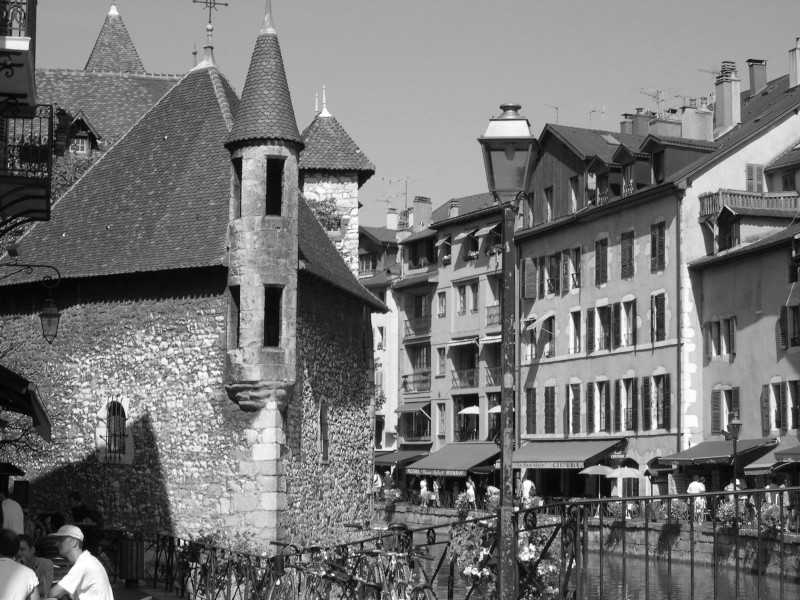
#> input picture 9. Ninth Lab/4.JPG, 800 x 600 px
$ jupyter execute --allow-errors 'Report 9th Denoising.ipynb'
#> lines starting #> are read from the running program, lines starting #| are printed output that depends on the picture
[cell 1]
import cv2
import numpy as np
import pywt
import matplotlib.pyplot as plt

###### Choose a grayscale image with a maximum value (intensity) M - this value is used in the definition of the below PSNR

[cell 2]
img = cv2.imread('4.JPG', cv2.IMREAD_GRAYSCALE)
#> img is the input picture: shape (600, 800); min 0, max 255, mean 116.9
plt.imshow(img, cmap='gray')
plt.title('Original Image')
plt.show()

###### Apply the DWT (multiresolution analysis with the Haar Wavelet) on 1 level

[cell 3]
def apply_dwt(image, wavelet='haar', level=1):
#> called with wavelet = 'haar', level = 1
    coeffs = pywt.wavedec2(image, wavelet, level=level)
#> coeffs = 2 items
    return coeffs

coeffs = apply_dwt(img)
#> coeffs = 2 items
cA, (cH, cV, cD) = coeffs
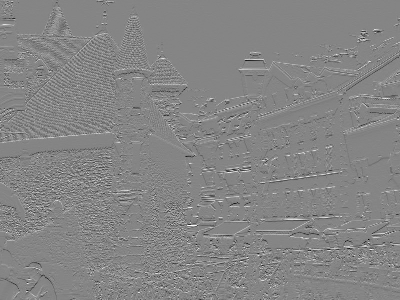
#> cH: shape (300, 400) float64; min -159.5, max 145.5, mean 0.1; drawn with min black and max white
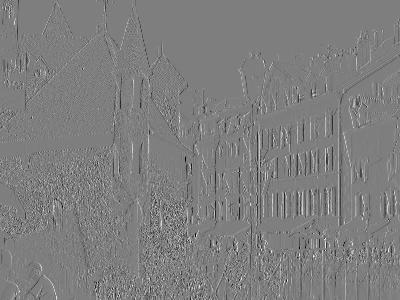
#> cV: shape (300, 400) float64; min -164.5, max 166, mean -0.2; drawn with min black and max white
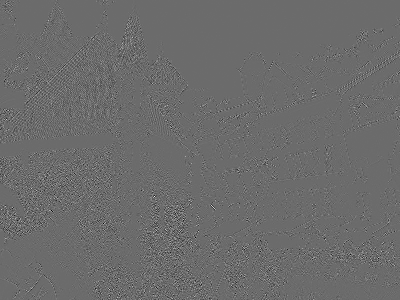
#> cD: shape (300, 400) float64; min -83, max 113, mean 0; drawn with min black and max white
plt.imshow(cA, cmap='gray')
plt.title('Image after DWT')
plt.show()

###### Apply a threshold T

[cell 4]
def apply_threshold(coeffs, threshold):
    cA, (cH, cV, cD) = coeffs
    return (cA * (abs(cA) > threshold),
            (cH * (abs(cH) > threshold),
             cV * (abs(cV) > threshold),
             cD * (abs(cD) > threshold)))

coeffs = apply_dwt(img)
#> (the rest of this cell did not finish here and is left out)

###### Compute the PSNR (reference image = orignal image) of the reconstruction (DWT-1)

[cell 5]
def compute_psnr(original, reconstructed):
    mse = np.mean((original - reconstructed) ** 2)
    if mse == 0:
        return 100
    max_pixel = 255.0
    psnr = 20 * np.log10(max_pixel / np.sqrt(mse))
    return psnr

#> (the rest of this cell did not finish here and is left out)

###### Plot PSNR = fct(T)

[cell 6]
def plot_psnr(psnr_vals, thresholds):
    plt.figure(figsize=(10, 6))
    plt.plot(thresholds, psnr_vals)
    plt.title('PSNR as a function of Threshold')
    plt.xlabel('Threshold')
    plt.ylabel('PSNR')
    plt.grid()
    plt.show()

[cell 7]
def apply_threshold(coeffs, threshold):
    cA, (cH, cV, cD) = coeffs
    return (cA * (abs(cA) > threshold),
            (cH * (abs(cH) > threshold),
             cV * (abs(cV) > threshold),
             cD * (abs(cD) > threshold)))

thresholds = list(range(0, 256, 5))
psnr_vals = []

for t in thresholds:
    thresholded_coeffs = apply_threshold(coeffs, t)
    reconstructed = pywt.idwt2(thresholded_coeffs, 'haar')
    psnr_vals.append(compute_psnr(img, reconstructed))
#> this loop made 52 passes
#> (mse in compute_psnr, psnr in compute_psnr) on passes 1 to 12: (1.52e-27, 316.3), (1.88, 45.39), (8.17, 39.01), (17.79, 35.63), (30.11, 33.34), (44.17, 31.68), (59.33, 30.4), (75.47, 29.35), (91.81, 28.5), (108.3, 27.78), (125.3, 27.15), (142.6, 26.59)
#> after the loop, psnr_vals = 52 values, max 316.3 at index 0, min 12.4 at index 51, mean 27.25

plot_psnr(psnr_vals, thresholds)
#> in plot_psnr, `plt.show()`:
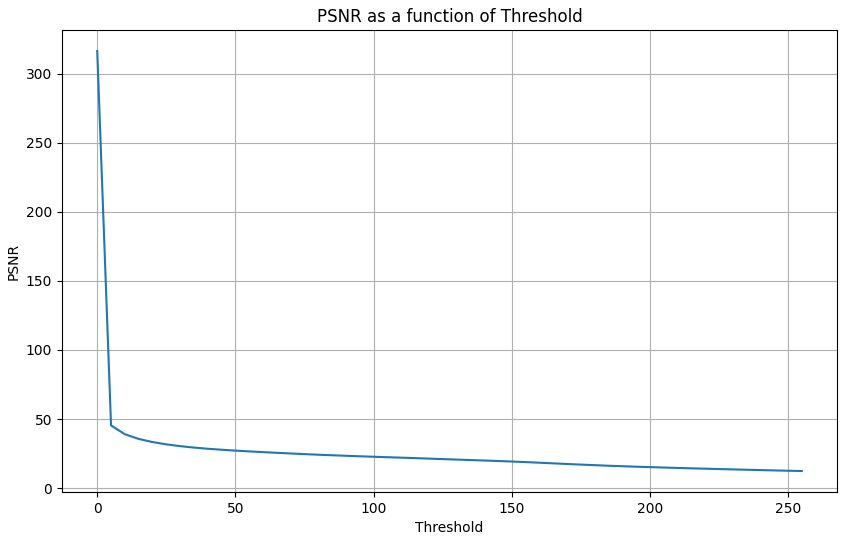
#> figure drawn by matplotlib, 1 panel; curve peaks at x = 0, y = 316.3

###### Repeat the process with the noisy image (add a Gaussian White Noise, noise level-> standard deviation D)

[cell 8]
# Original image
plt.imshow(img, cmap='gray')
plt.title('Original Image')
plt.show()

[cell 9]
noise_std_dev = 10
noisy_img = img + np.random.normal(0, noise_std_dev, img.shape)
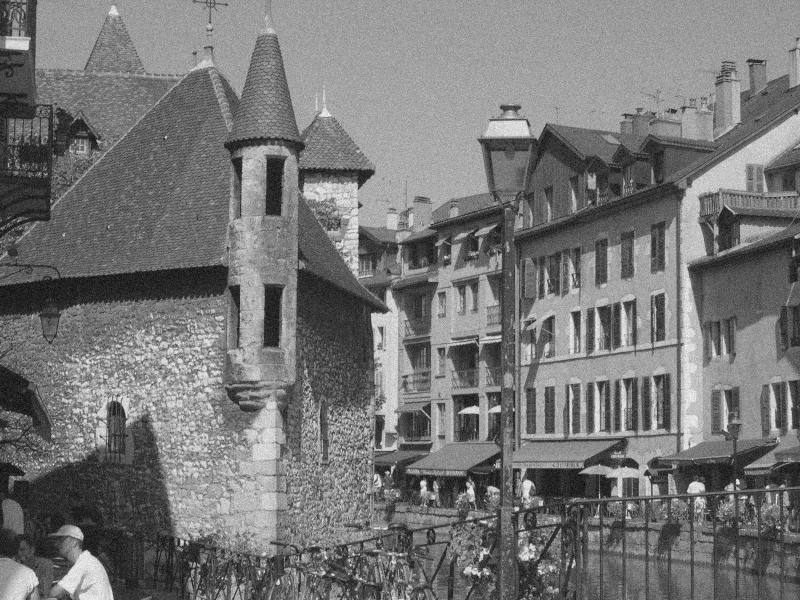
#> noisy_img: shape (600, 800) float64; min -34.3, max 291, mean 117; drawn with min black and max white
psnr_noisy = compute_psnr(img, noisy_img)
#> psnr_noisy = 28.14
plt.imshow(noisy_img, cmap='gray')
plt.title(f'Noisy Image - PSNR: {psnr_noisy:.2f}')
plt.show()

[cell 10]
coeffs = apply_dwt(noisy_img)
cA, (cH, cV, cD) = coeffs
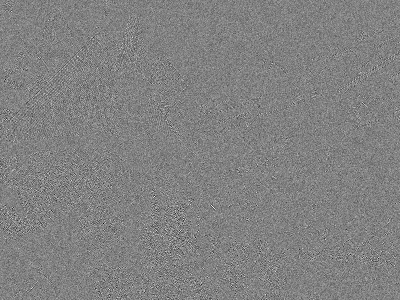
#> cD: shape (300, 400) float64; min -102.4, max 99.05, mean 0; drawn with min black and max white
plt.imshow(cA, cmap='gray')
plt.title('Noisy Image after DWT')
plt.show()

#> (a cell that did not finish here is left out)

[cell 12]
reconstructed = pywt.idwt2(thresholded_coeffs, 'haar')
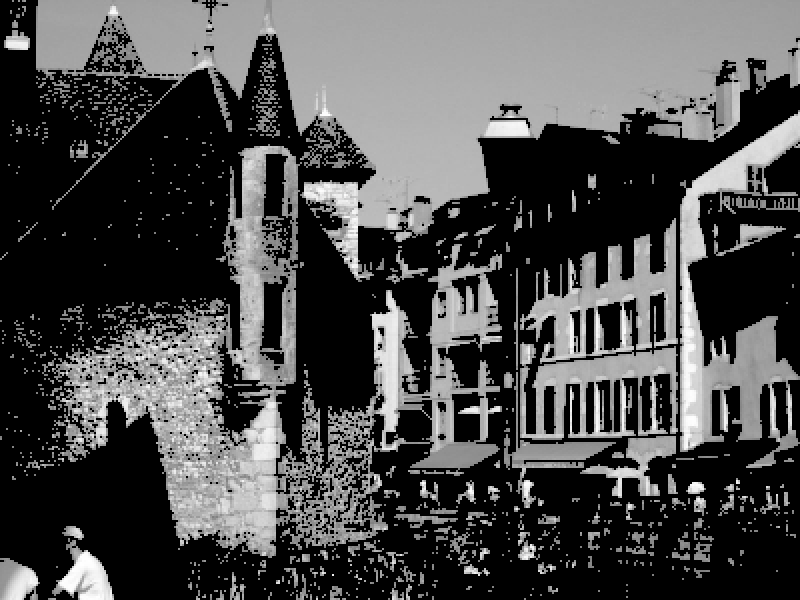
#> reconstructed: shape (600, 800) float64; min 0, max 255, mean 76.7; drawn with min black and max white
psnr_reconstructed = compute_psnr(img, reconstructed)
#> psnr_reconstructed = 12.4
plt.imshow(reconstructed, cmap='gray')
plt.title(f'Reconstructed Noisy Image - PSNR: {psnr_reconstructed:.2f}')
plt.show()

###### Find the optimal threshold To for denoising (PSNR). Note the reference image is the noise-free image

[cell 13]
coeffs = apply_dwt(noisy_img)
psnr_vals = []

for t in thresholds:
    reconstructed = pywt.idwt2(apply_threshold(coeffs, t), 'haar')
    psnr_vals.append(compute_psnr(img, reconstructed))
#> this loop made 52 passes
#> (mse in compute_psnr, psnr in compute_psnr) on passes 1 to 12: (99.81, 28.14), (99.01, 28.17), (94.88, 28.36), (88.99, 28.64), (85.93, 28.79), (88.56, 28.66), (96.46, 28.29), (107.9, 27.8), (121.6, 27.28), (136.7, 26.77), (152.9, 26.29), (170.1, 25.82)
#> after the loop, psnr_vals = 52 values, max 28.79 at index 4, min 12.4 at index 51, mean 20.59

optimal_threshold = thresholds[np.argmax(psnr_vals)]
#> optimal_threshold = 20
print('Optimal Threshold:', optimal_threshold)
#| Optimal Threshold: 20

###### Study the evolution of To in respect of the noise level (D)

[cell 14]
noise_levels = list(range(0, 51, 5))
optimal_thresholds = []

for noise_std_dev in noise_levels:
    noisy_img = img + np.random.normal(0, noise_std_dev, img.shape)
    coeffs = apply_dwt(noisy_img)
    psnr_vals = []

    for t in thresholds:
        reconstructed = pywt.idwt2(apply_threshold(coeffs, t), 'haar')
        psnr_vals.append(compute_psnr(img, reconstructed))

    optimal_threshold = thresholds[np.argmax(psnr_vals)]
    optimal_thresholds.append(optimal_threshold)
#> this loop made 11 passes
#> optimal_threshold on passes 1 to 4: 0, 5, 20, 35
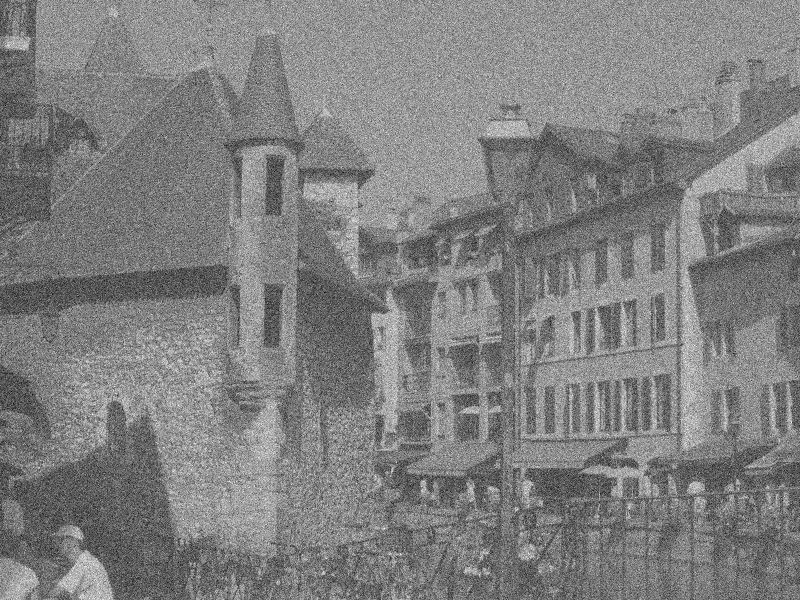
#> noisy_img: shape (600, 800) float64; min -201.9, max 431.6, mean 117; drawn with min black and max white

plt.plot(noise_levels, optimal_thresholds)
plt.xlabel('Noise Level')
plt.ylabel('Optimal Threshold')
plt.show()
#> figure, not shown here; curve peaks at x = 50, y = 120

###### Repeat all the process with two levels (L1 and L2) in the multiresolution analysis. Find the optimal thresholds T1 and T2. What is the relation between these T1 and T2 ?

[cell 15]
def apply_threshold_levels(coeffs, threshold):
    thresholded_coeffs = [coeffs[0] * (abs(coeffs[0]) > threshold)]
    for detail in coeffs[1:]:
        thresholded_coeffs.append(tuple(d * (abs(d) > threshold) for d in detail))
    return thresholded_coeffs

[cell 16]
noise_levels = list(range(0, 51, 5))
optimal_thresholds_L1 = []
optimal_thresholds_L2 = []

for noise_std_dev in noise_levels:
    noisy_img = img + np.random.normal(0, noise_std_dev, img.shape)

    # Level 1
    coeffs_L1 = apply_dwt(noisy_img, level=1)
    psnr_vals_L1 = []
    for t in thresholds:
        reconstructed_L1 = pywt.idwt2(apply_threshold_levels(coeffs_L1, t), 'haar')
        psnr_vals_L1.append(compute_psnr(img, reconstructed_L1))
    optimal_threshold_L1 = thresholds[np.argmax(psnr_vals_L1)]
    optimal_thresholds_L1.append(optimal_threshold_L1)

    # Level 2
    coeffs_L2 = apply_dwt(noisy_img, level=2)
    psnr_vals_L2 = []
    for t in thresholds:
        reconstructed_L2 = pywt.waverec2(apply_threshold_levels(coeffs_L2, t), 'haar')
        psnr_vals_L2.append(compute_psnr(img, reconstructed_L2))
    optimal_threshold_L2 = thresholds[np.argmax(psnr_vals_L2)]
    optimal_thresholds_L2.append(optimal_threshold_L2)
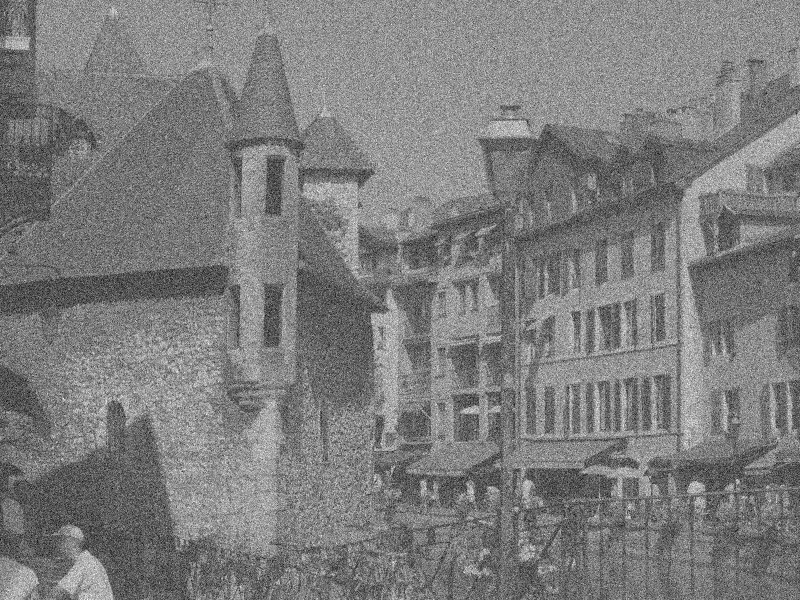
#> noisy_img: shape (600, 800) float64; min -192.9, max 435.9, mean 117; drawn with min black and max white

plt.plot(noise_levels, optimal_thresholds_L1, label='L1')
plt.plot(noise_levels, optimal_thresholds_L2, label='L2')
plt.xlabel('Noise Level')
plt.ylabel('Optimal Threshold')
plt.legend()
plt.show()
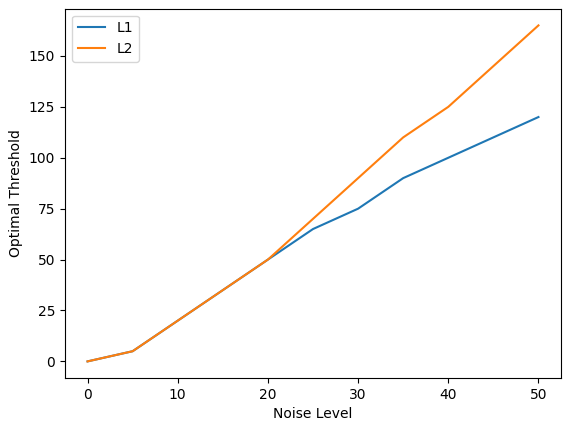
#> figure drawn by matplotlib, 1 panel; curve peaks at x = 50, y = 120; curve peaks at x = 50, y = 165

[cell 17]
optimal_thresholds_L1
#> Out = [0, 5, 20, 35, 50, 65, 75, 90, 100, 110, 120]

[cell 18]
optimal_thresholds_L2
#> Out = [0, 5, 20, 35, 50, 70, 90, 110, 125, 145, 165]
